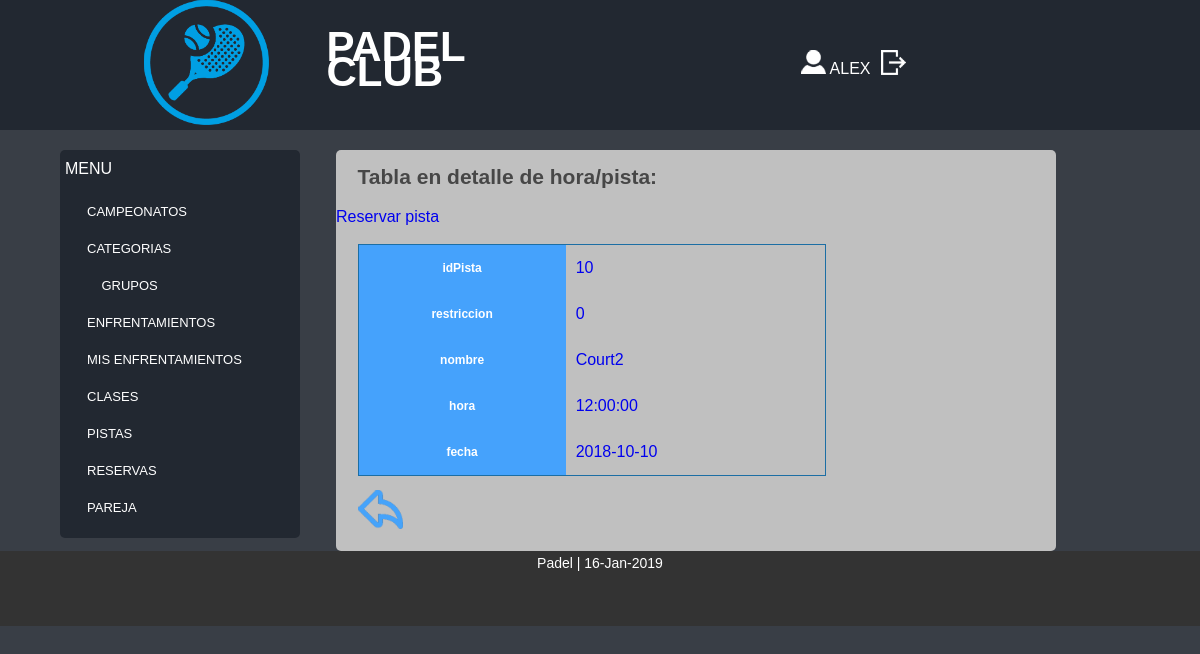
Page /Controllers/PISTAS_Controller.php?action=SHOWCURRENT&idPista=10 (signed in) on the earlier database version.
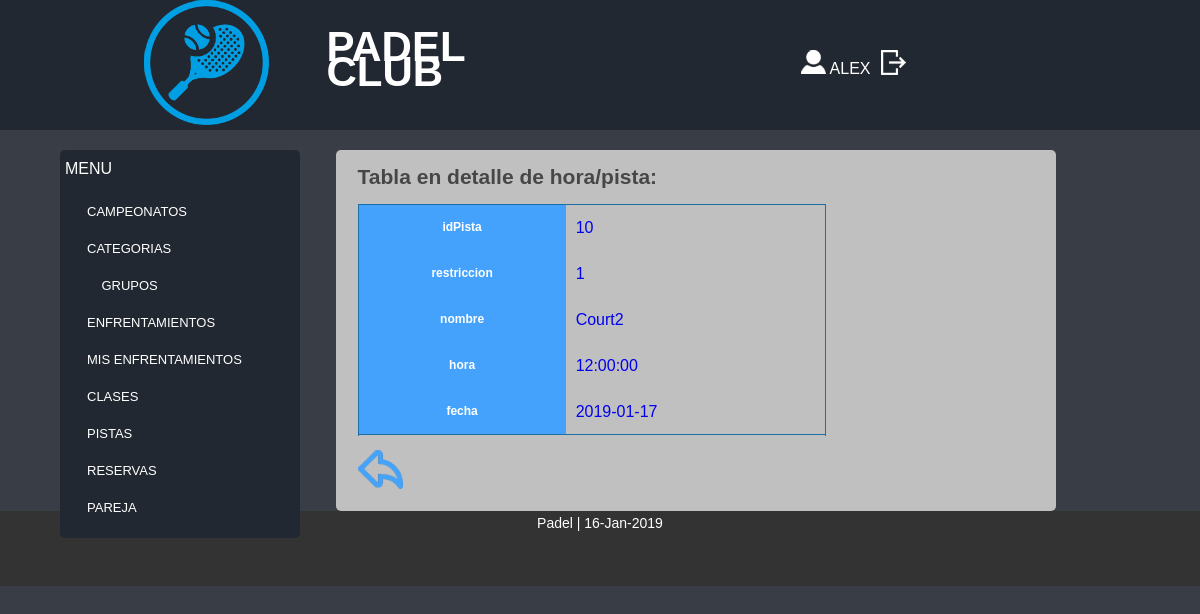
Same page on the later database version.
### tables this page shows
CREATE TABLE `PISTA` (
  `idPista` int(10) NOT NULL,
  `restriccion` tinyint(1) DEFAULT NULL,
  `nombre` varchar(30) NOT NULL,
  `hora` time NOT NULL,
  `fecha` date NOT NULL
);

### Models/PISTAS_Model.php (called while the page is built, shortened)
<?php
class PISTAS_Model {
	var $idPista;
function __construct($idPista, $restriccion, $nombre, $hora, $fecha){
	$this->idPista = $idPista;
	include_once 'Access_DB.php';
	$this->mysqli = ConnectDB();
}
function RellenaDatos(){
    $sql = "SELECT * from PISTA where idPista = '$this->idPista'";
	$result = $this->mysqli->query($sql);
	if($result ->num_rows >0){
		$tupla = mysqli_fetch_assoc($result);
		return $tupla;
	}
	else{
		return  false;
	}
}
}
?>

### Models/Access_DB.php (called while the page is built)
<?php
function ConnectDB()
{
    $mysqli = new mysqli("", 'root', '' , 'ABP_11');
	if ($mysqli->connect_errno) {
		include '../View/MESSAGE_View.php';
		new MESSAGE("Fallo al conectar a MySQL: (" . $mysqli->connect_errno . ") " . $mysqli->connect_error, './index.php');
		return false;
	}
	else{
		return $mysqli;
	}
}
?>

### Functions/ACL.php (called while the page is built)
<?php
include_once '../Models/USUARIOS_Model.php';
function comprobarRol($rol){
	$usuario = new USUARIOS_Model($_SESSION['login'],'','','','');
	$rolBD = $usuario->getRol();
	if($rol == $rolBD[0]){
		return true;
	}else{
		if(($rolBD[0]=='entrenador' || $rolBD[0]=='admin') && $rol=='deportista'){
			return true;
		}else{
				return false;
			}
		}
}
?>

### Models/USUARIOS_Model.php (called while the page is built, shortened)
<?php
class USUARIOS_Model {
	var $login;
	var $mysqli;
function __construct($login,$password,$rol,$nombre,$apellidos){
	$this->login = $login;
	include_once 'Access_DB.php';
	$this->mysqli = ConnectDB();
}
function getRol(){
	$sql = "SELECT rol
			FROM USUARIO
			WHERE (
				(login = '$this->login')
			)";
	$resultado = $this->mysqli->query($sql);
	if ($resultado->num_rows == 0){
		return 'El login no existe';
	}
	else{
		return mysqli_fetch_row($resultado);
	}
}
}
?>

### Views/PISTA_SHOWCURRENT_View.php (the view)
<?php
class PISTA_SHOWCURRENT {
	function __construct($array,$volver,$lista){
		$this->datos = $array;
		$this->volver = $volver;
		$this->lista = $lista;
		$this->render();
	}
	function render(){
		include 'Header.php';
?>
<h2>Tabla en detalle de hora/pista:</h2>
				<table class="tablas">
					<?php
							for($j=0;$j<count($this->lista);$j++){
								echo "<tr>";
									echo "<th>".($this->lista)[$j]."</th><td><a href='".$this->datos[($this->lista)[$j]]."' target='_blank'>".$this->datos[($this->lista)[$j]]."</a></td>";
								echo "<tr>";
							}
							if(!$this->datos['restriccion']){
								if(comprobarRol('admin')){
									echo '<form name="reserveAdmin" id="reserveAdmin" action="./PISTAS_Controller.php?action=RESERVE&'.($this->lista)[0].'='.$this->datos["idPista"].'&'.($this->lista)[2].'='.$this->datos["nombre"].'" onChange="validarBusquedaUser()" method="POST" enctype="multipart/form-data">';
									echo 'Login: <br>
									<input class="form-est" type="text" id="login" name="login" size="20" maxlength="20" placeholder="Login" onBlur="comprobarTextoSinSearch(this,this.size)"><br>
									<input class="form-est" type="submit" id="reservar" name="reservar" value="Reservar">';
									echo '</form>';
								}else{
									echo "<a href=".$_SERVER['PHP_SELF'].'?action=RESERVE&'.($this->lista)[0].'='.$this->datos["idPista"].'&'.($this->lista)[2].'='.$this->datos["nombre"].'>Reservar pista</a>';
								}
							}
					?>
				</table>
				<p><a href="<?php echo $this->volver?>"><img src="../Views/images/atras.png" title="Atrás" alt="Atrás"></a></p>
<?php
	include 'Footer.php';
	}
}
?>

Differences in the rows shown:
changed pista "Court2": restriccion 0 → 1 (drawn); fecha "2018-10-10" → "2019-01-17" (drawn)
Other differences:
new list line: "restriccion"
new list line: "1"
new list line: "fecha"
new list line: "2019-01-17"
list line gone: "restriccion"
list line gone: "0"
list line gone: "fecha"
list line gone: "2018-10-10"
text no longer shown: "Reservar pista"
